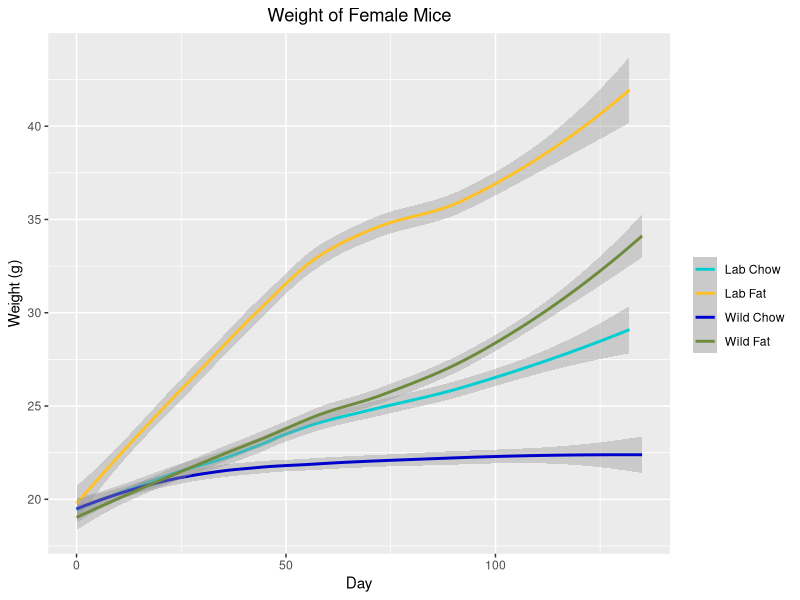
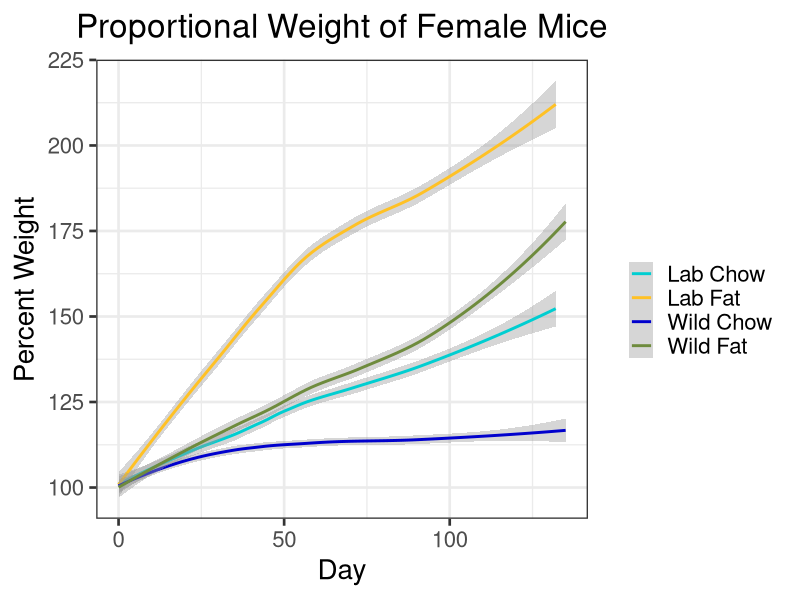
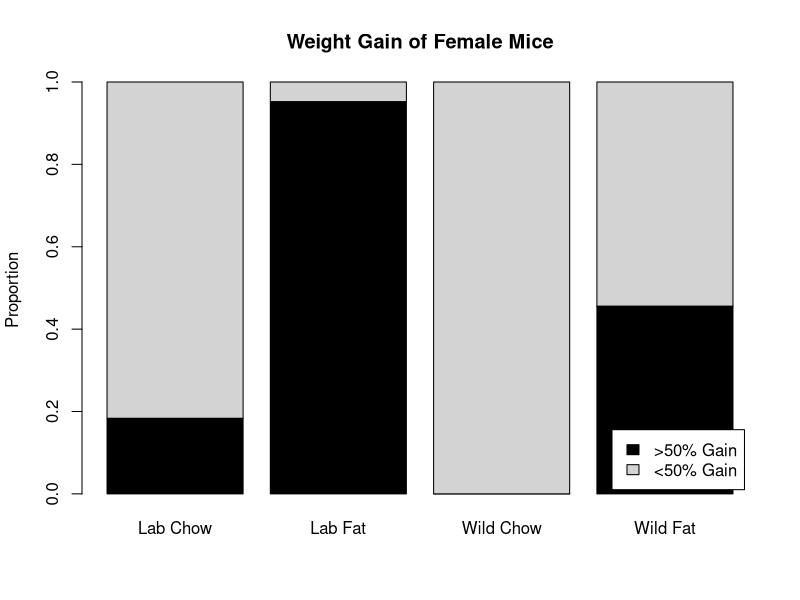
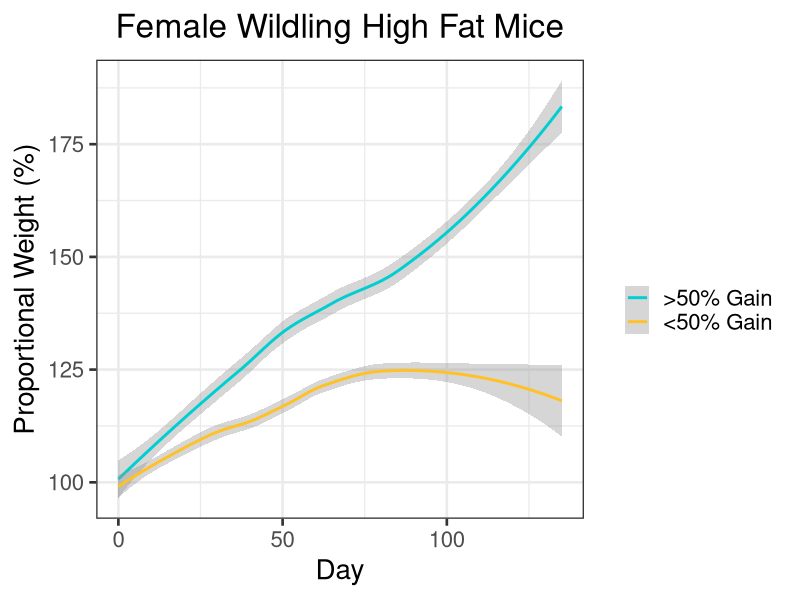
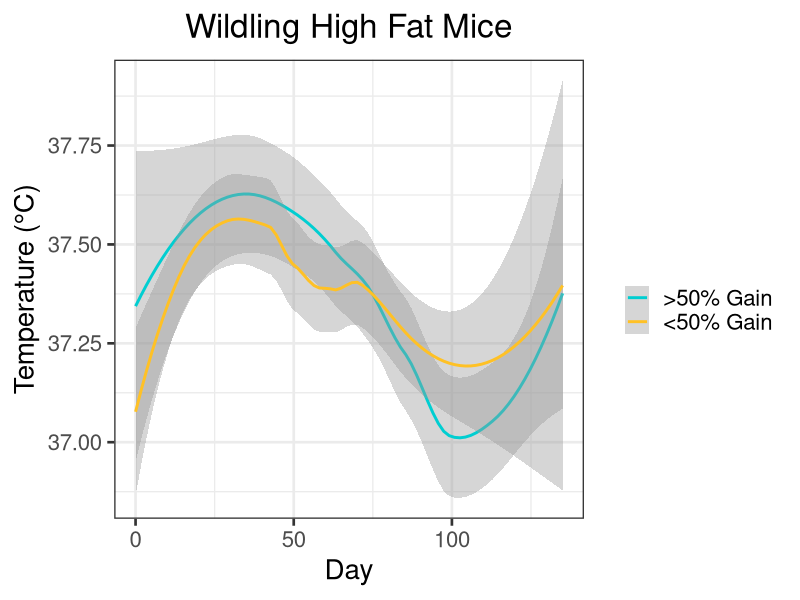
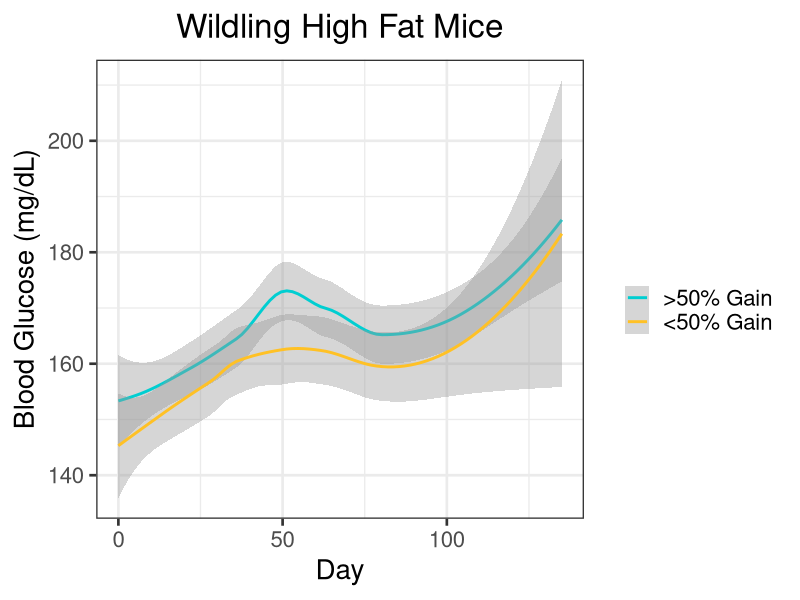

Here is the R script that generated these plots, in order:
## ---- chunk 1

#load packages
library(ggplot2)
library(rlist)
library(ggpubr)
library(gridBase)
library(gridExtra)

##function to change names of columns
changeColName <- function(df, oldName, newName) {
  
  #if the oldName is not in the data frame, return the unmutated data frame
  if (oldName %in% names(df) == FALSE) {
    return(df)
  }
  
  #change name and return mutated data frame
  names(df)[names(df) == oldName] <- newName
  return(df)
}

#read data
cd <- read.csv("AllExp.csv")

#change column names and delete uneeded columns
cd <- changeColName(cd, "Food", "Diet")
cd <- changeColName(cd, "Gender", "Sex")
cd$X <- NULL
cd$X.1 <- NULL
cd$X.2 <- NULL
cd$X.3 <- NULL

#change date to standard format
cd$Date <- as.Date(cd$Date, "%m/%d/%y")

##Calculate days after start
#initiialize days variable
cd$Days <- NA

#for each sex
for (sex in unique(cd$Sex)){

  #for each experiment
  for (experiment in unique(cd$Experiment[cd$Sex == sex])) {
  
    #for each microbiome
    for (microbiome in unique(cd$Microbiome)) {
    
    #find the lowest date for the given sex/experiment/microbiome combination
    lowdate <- min(cd$Date[cd$Experiment == experiment & cd$Microbiome == microbiome & cd$Sex == sex])
  
    #set days 
    cd$Days[cd$Experiment == experiment & cd$Microbiome == microbiome & cd$Sex == sex] <- cd$Date[cd$Experiment == experiment & cd$Microbiome == microbiome & cd$Sex == sex] - lowdate
    }
  }
}


##Create unique identifier for each mouse
#initialize UID variable
cd$UID <- NA

#create column that uniquely identifies each mouse
cd$Temp <- paste(cd$Experiment, cd$Microbiome, cd$Diet, cd$Cage, cd$Mouse, cd$Sex)

#for each mouse
for (mouse in unique(cd$Temp)) {
  mouse.list <- as.vector(strsplit(mouse, " ")[[1]])
 
  #convert microbiome to a number, 1 = Wildling 2 = Lab
  microbiome <- "2"
  if (mouse.list[2] == "Wild") {
    microbiome <- "1"
        }
 
  #convert diet to anumber, 1 = High Fat 2 = Chow
  diet <- "2"
  if (mouse.list[3] == "Fat") {
    diet <- "1"
  }
  
  #change sex to a number, 1 = Female 2 = Male
  sex <- "2"
  if (mouse.list[6] == "Female") {
    sex <- "1"
  }
 
  #create UID, a 6 digit number with format [gender][experiment][microbiome][diet][cage][mouse]
  uid <- paste0(sex, mouse.list[1], microbiome, diet, mouse.list[4], mouse.list[5])
  cd$UID[cd$Temp == mouse] <- as.numeric(uid)
}

#remove temp variable
cd$Temp <- NULL


##Create function to remove outliers
  #df: The data frame containing var
  #var: The variable from which to remove outliers
  #tol: The maximum change in var as a proportion
removeOutliers <- function(df, var, tol) {
  
  #create new variable to hold model
  df$Trend <- NA
  
  #for each mouse
  for (mouse in unique(df$UID)) {
    
    #create linear model of variable by days
    model <- lm(df[,var][df$UID == mouse]~df$Days[df$UID == mouse])
    
    #populate trend variable with model
    df$Trend[df$UID == mouse] <- model[[1]][2] * df$Days[df$UID == mouse] + model[[1]][1]
    
  }
  
  #remove rows where var differs from model by more than tol
  df[,var][abs((df[,var] - df$Trend) / df$Trend) > tol] <- NA
  
  #remove trend variable and return df
  df$Trend <- NULL
  return(df)
  
}

##Create new variable for condition (combination of microbiome and food)
cd$Condition <- paste(cd$Microbiome, cd$Diet)

##Colors for graphing
cols <- c("darkturquoise","goldenrod1", "blue3", "darkolivegreen4")

## ---- chunk 2

##Find proportional weight 
  #intialize proportional weight variable
cd$PercWeight <- NA

#for each mouse
for (mouse in unique(cd$UID)) {
 
  #find minimum day (start day) and minimum weight (on start day)
  minDay <- min(cd$Day[cd$UID == mouse])
  minWeight <- cd$Weight[cd$UID == mouse & cd$Day == minDay]
 
  #find proportional weight for the current mouse
  cd$PercWeight[cd$UID == mouse] <- cd$Weight[cd$UID == mouse] / minWeight
}

#convert proportional weight to a percentage
cd$PercWeight <- cd$PercWeight * 100

##Bin weights
  #create new variable for weight gain and set it to high when percent weight exceeds 150
cd$WeightGain <- "low"
cd$WeightGain[cd$PercWeight > 150] <- "high"
  
  #for each mouse
for (mouse in unique(cd$UID)) {
    
    #if the mouse ever has "high" weight gain, weight gain variable to "high" in all rows
  if ("high" %in% unique(cd$WeightGain[cd$UID == mouse])) {
    cd$WeightGain[cd$UID == mouse] <- "high"
  }
}

##Plot weight
  #subset data for females and define boundaries
cdFemale <- subset(cd, cd$Sex == "Female")

#create graph
pWeightFemale <- ggplot(cdFemale, aes(x = cdFemale$Days, y = cdFemale$Weight, color = cdFemale$Condition)) +
  geom_smooth() +
  labs(x = "Day", y = "Weight (g)", title = "Weight of Female Mice") +
  scale_colour_manual("", values = cols, breaks = c("Lab Chow", "Lab Fat", "Wild Chow", "Wild Fat")) +
  theme_set(theme_bw(base_size = 20)) +
  theme(plot.title = element_text(hjust = 0.5))

  pWeightFemale

##Plot proportional weight
  #create graph
pPercWeightFemale <- ggplot(cdFemale, aes(x = cdFemale$Days, y = cdFemale$PercWeight, color = cdFemale$Condition)) +
  geom_smooth() +
  labs(x = "Day", y = "Percent Weight", title = "Proportional Weight of Female Mice") +
  scale_colour_manual("", values = cols, breaks = c("Lab Chow", "Lab Fat", "Wild Chow", "Wild Fat")) +
  theme_set(theme_bw(base_size = 20)) +
  theme(plot.title = element_text(hjust = 0.5))
  
  pPercWeightFemale
  
##Create table with weight gain category by condition
prop.table(table(cd$WeightGain[cd$Days == 0], cd$Condition[cd$Days == 0]), margin = 2)

#plot weight gain bins
barplot(prop.table(table(cd$WeightGain[cd$Days == 0], cd$Condition[cd$Days == 0]), margin = 2), col = c("black", "light gray"), main = "Weight Gain of Female Mice", ylab = "Proportion")

legend("bottomright", inset = 0.02, legend = c(">50% Gain", "<50% Gain"), fill = c("black", "light gray"))

#subset data for female Wildling high fat mice
cdFWF <- subset(cdFemale, cdFemale$Condition == "Wild Fat")

#plot weight by weight gain bin
pBinWeight <- ggplot(cdFWF, aes(x = cdFWF$Days, y = cdFWF$PercWeight, color = cdFWF$WeightGain)) +
  geom_smooth() +
  labs(x = "Day", y = "Proportional Weight (%)", title = "Female Wildling High Fat Mice") +
  scale_colour_manual("", values = cols, breaks = c("high", "low"), labels = c(">50% Gain", "<50% Gain")) +
  theme_set(theme_bw(base_size = 20)) +
  theme(plot.title = element_text(hjust = 0.5))

pBinWeight

#plot temperature by weight gain bin
pBinTemp <- ggplot(cdFWF, aes(x = cdFWF$Days, y = cdFWF$Temperature, color = cdFWF$WeightGain)) +
  geom_smooth() +
  labs(x = "Day", y = "Temperature (°C)", title = "Wildling High Fat Mice") +
  scale_colour_manual("", values = cols, breaks = c("high", "low"), labels = c(">50% Gain", "<50% Gain")) +
  theme_set(theme_bw(base_size = 20)) +
  theme(plot.title = element_text(hjust = 0.5))

pBinTemp

#plot glucose by weight bin
pBinGlucose <- ggplot(cdFWF, aes(x = cdFWF$Days, y = cdFWF$Glucose, color = cdFWF$WeightGain)) +
  geom_smooth() +
  labs(x = "Day", y = "Blood Glucose (mg/dL)", title = "Wildling High Fat Mice") +
  scale_colour_manual("", values = cols, breaks = c("high", "low"), labels = c(">50% Gain", "<50% Gain")) +
  theme_set(theme_bw(base_size = 20)) +
  theme(plot.title = element_text(hjust = 0.5))

pBinGlucose
